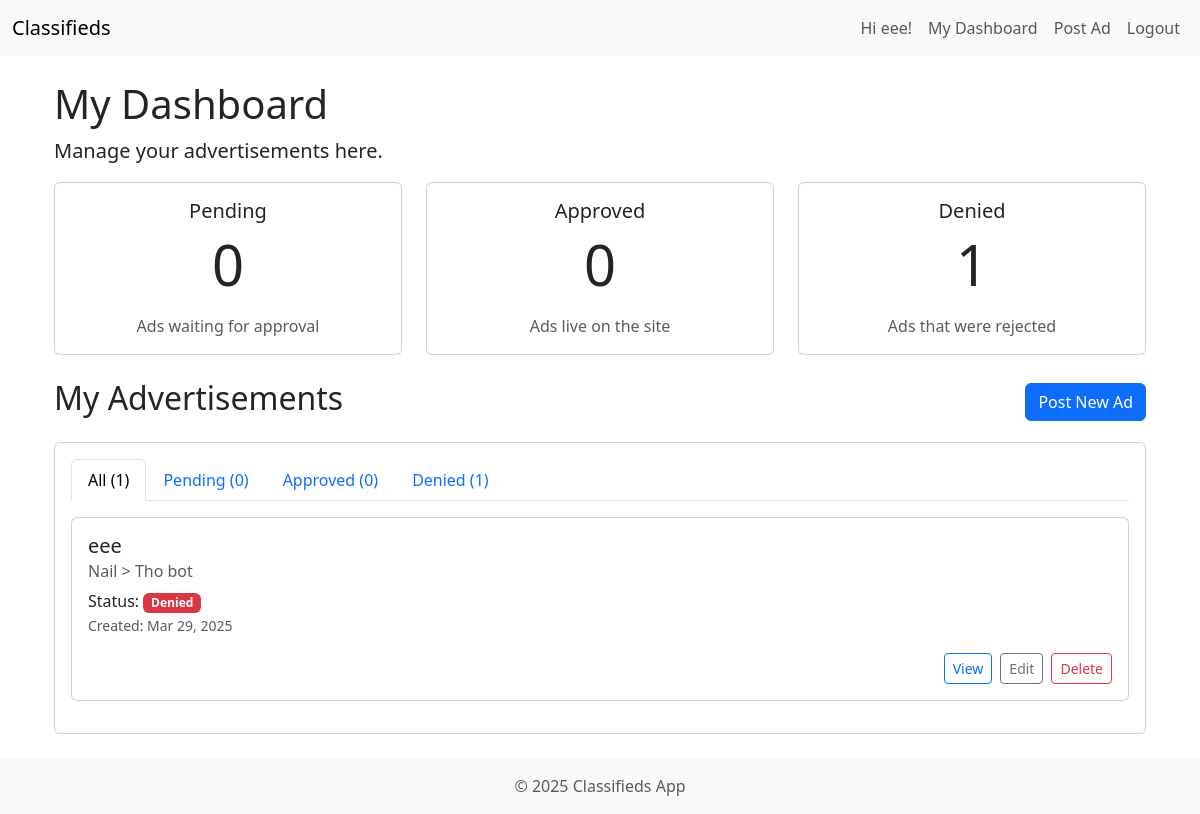
Before: /dashboard/ (signed in) with the older database file.
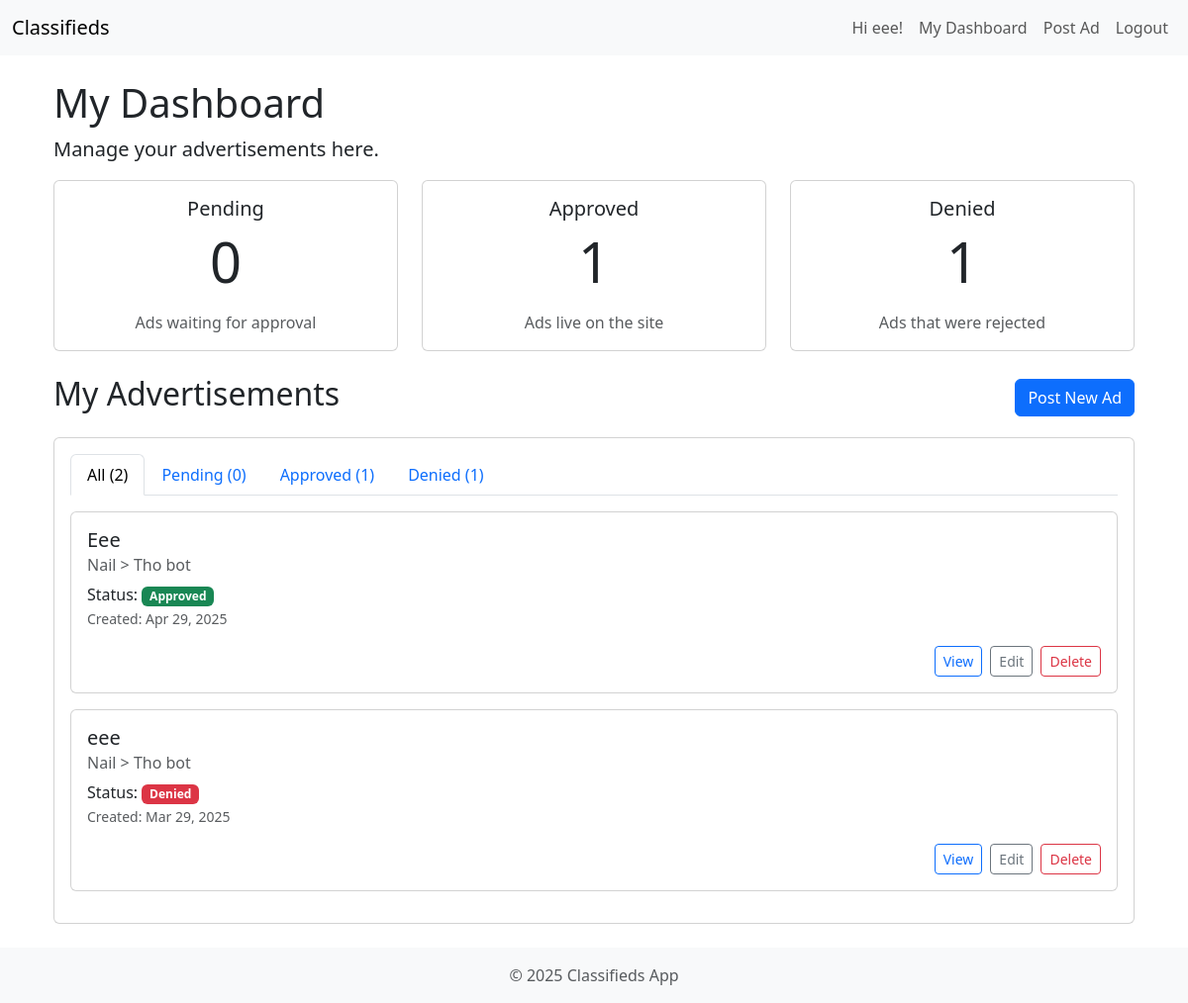
After: the same page with the newer database file.
### listings/models.py (models this page shows, shortened)
class Ad(models.Model):
    STATUS_PENDING = 'pending'
    STATUS_APPROVED = 'approved'
    STATUS_DENIED = 'denied'
    STATUS_CHOICES = [
        (STATUS_PENDING, 'Pending Approval'),
        (STATUS_APPROVED, 'Approved'),
        (STATUS_DENIED, 'Denied'),
    ]
    PRICE_TYPE_FIXED = 'fixed'
    PRICE_TYPE_PER_HOUR = 'per_hour'
    PRICE_TYPE_NEGOTIABLE = 'negotiable'
    PRICE_TYPE_FREE = 'free' # Added Free as an option
    PRICE_TYPE_CHOICES = [
        (PRICE_TYPE_FIXED, 'Fixed Price'),
        (PRICE_TYPE_PER_HOUR, 'Per Hour'),
        (PRICE_TYPE_NEGOTIABLE, 'Negotiable'),
        (PRICE_TYPE_FREE, 'Free'),
    ]
    title = models.CharField(max_length=200)
    description = models.TextField()
    price_type = models.CharField(
        max_length=10,
        choices=PRICE_TYPE_CHOICES,
        default=PRICE_TYPE_FIXED
    )
    price = models.DecimalField(max_digits=10, decimal_places=2, blank=True, null=True) # Keep allowing null
    location = models.CharField(max_length=150, blank=True, null=True)
    category = models.ForeignKey(Category, on_delete=models.SET_NULL, null=True, related_name='ads')
    subcategory = models.ForeignKey(SubCategory, on_delete=models.SET_NULL, null=True, related_name='ads')
    author = models.ForeignKey(User, on_delete=models.CASCADE, related_name='ads')
    status = models.CharField(max_length=10, choices=STATUS_CHOICES, default=STATUS_PENDING)
    created_at = models.DateTimeField(auto_now_add=True)
    updated_at = models.DateTimeField(auto_now=True)
    class Meta:
        ordering = ['-created_at'] # Show newest ads first by default

class Category(models.Model):
    name = models.CharField(max_length=100, unique=True)
    slug = models.SlugField(max_length=110, unique=True, blank=True)
    description = models.TextField(blank=True, null=True)
    class Meta:
        verbose_name_plural = "Categories" # Correct pluralization in admin

class SubCategory(models.Model):
    category = models.ForeignKey(Category, on_delete=models.CASCADE, related_name='subcategories')
    name = models.CharField(max_length=100)
    slug = models.SlugField(max_length=110, unique=True, blank=True)
    description = models.TextField(blank=True, null=True)
    class Meta:
        verbose_name_plural = "Subcategories"
        unique_together = ('category', 'name') # Ensure unique subcategory names within a category

### listings/views.py (the view)
# urls.py: path('dashboard/', UserDashboardView.as_view(), name='user_dashboard'),
class UserDashboardView(LoginRequiredMixin, ListView):
    model = Ad
    template_name = 'listings/user/dashboard.html'
    context_object_name = 'ads'
    def get_queryset(self):
        return Ad.objects.filter(author=self.request.user).order_by('-created_at')
    def get_context_data(self, **kwargs):
        context = super().get_context_data(**kwargs)
        context['pending_count'] = self.get_queryset().filter(status=Ad.STATUS_PENDING).count()
        context['approved_count'] = self.get_queryset().filter(status=Ad.STATUS_APPROVED).count()
        context['denied_count'] = self.get_queryset().filter(status=Ad.STATUS_DENIED).count()
        return context

### listings/templatetags/listing_filters.py (called while the page is built)
@register.filter(name='filter_status')
def filter_status(ads, status):
    return [ad for ad in ads if ad.status == status]

### templates/listings/user/dashboard.html (shortened to what this page needs)
{% extends "base.html" %}
{% load listing_filters %}
{% block content %}
<div class="container mt-4">
    <h1>My Dashboard</h1>
    <p class="lead">Manage your advertisements here.</p>
    <div class="row mb-4">
        <div class="col-md-4">
            <div class="card text-center h-100">
                <div class="card-body">
                    <h5 class="card-title">Pending</h5>
                    <p class="card-text display-4">{{ pending_count }}</p>
                    <p class="card-text text-muted">Ads waiting for approval</p>
                </div>
            </div>
        </div>
        <div class="col-md-4">
            <div class="card text-center h-100">
                <div class="card-body">
                    <h5 class="card-title">Approved</h5>
                    <p class="card-text display-4">{{ approved_count }}</p>
                    <p class="card-text text-muted">Ads live on the site</p>
                </div>
            </div>
        </div>
        <div class="col-md-4">
            <div class="card text-center h-100">
                <div class="card-body">
                    <h5 class="card-title">Denied</h5>
                    <p class="card-text display-4">{{ denied_count }}</p>
                    <p class="card-text text-muted">Ads that were rejected</p>
                </div>
            </div>
        </div>
    </div>
    <div class="d-flex justify-content-between align-items-center mb-3">
        <h2>My Advertisements</h2>
        <a href="{% url 'ad_create' %}" class="btn btn-primary">Post New Ad</a>
    </div>
    <div class="card">
        <div class="card-body">
            <ul class="nav nav-tabs mb-3" id="adTabs" role="tablist">
                <li class="nav-item" role="presentation">
                    <button class="nav-link active" id="all-tab" data-bs-toggle="tab" data-bs-target="#all" type="button" role="tab" aria-controls="all" aria-selected="true">All ({{ ads|length }})</button>
                </li>
                <li class="nav-item" role="presentation">
                    <button class="nav-link" id="pending-tab" data-bs-toggle="tab" data-bs-target="#pending" type="button" role="tab" aria-controls="pending" aria-selected="false">Pending ({{ pending_count }})</button>
                </li>
                <li class="nav-item" role="presentation">
                    <button class="nav-link" id="approved-tab" data-bs-toggle="tab" data-bs-target="#approved" type="button" role="tab" aria-controls="approved" aria-selected="false">Approved ({{ approved_count }})</button>
                </li>
                <li class="nav-item" role="presentation">
                    <button class="nav-link" id="denied-tab" data-bs-toggle="tab" data-bs-target="#denied" type="button" role="tab" aria-controls="denied" aria-selected="false">Denied ({{ denied_count }})</button>
                </li>
            </ul>
            <div class="tab-content" id="adTabsContent">
                <div class="tab-pane fade show active" id="all" role="tabpanel" aria-labelledby="all-tab">
                    {% include "listings/user/ad_list_table.html" with ads=ads %}
                </div>
            </div>
        </div>
    </div>
</div>
{% endblock content %}

### templates/listings/user/ad_list_table.html
{% for ad in ads %}
<div class="card mb-3">
    <div class="card-body">
        <h5 class="card-title">{{ ad.title }}</h5>
        <h6 class="card-subtitle mb-2 text-muted">
            {{ ad.category.name }}
            {% if ad.subcategory %}
                > {{ ad.subcategory.name }}
            {% endif %}
        </h6>
        <p class="card-text">
            Status:
            {% if ad.status == 'pending' %}
                <span class="badge bg-warning text-dark">Pending</span>
            {% elif ad.status == 'approved' %}
                <span class="badge bg-success">Approved</span>
            {% elif ad.status == 'denied' %}
                <span class="badge bg-danger">Denied</span>
            {% endif %}
            <br>
            <small class="text-muted">Created: {{ ad.created_at|date:"M d, Y" }}</small>
        </p>
        <div class="d-flex justify-content-end">
             <a href="{% url 'ad_detail' ad.pk %}" class="btn btn-sm btn-outline-primary me-2">View</a>
             <a href="{% url 'ad_update' ad.pk %}" class="btn btn-sm btn-outline-secondary me-2">Edit</a>
             <a href="{% url 'ad_delete' ad.pk %}" class="btn btn-sm btn-outline-danger">Delete</a>
        </div>
    </div>
</div>
{% empty %}
<div class="alert alert-info text-center" role="alert">
    You haven't posted any ads yet.
</div>
{% endfor %}

Changed rows visible on the page:
added Ad: title "Eee", category.name "Nail", subcategory.name "Tho bot", status "Approved", created_at "Apr 29, 2025"
Other visible differences:
{{ approved_count }}: "0" → "1"
{{ ads|length }}: "1" → "2"
